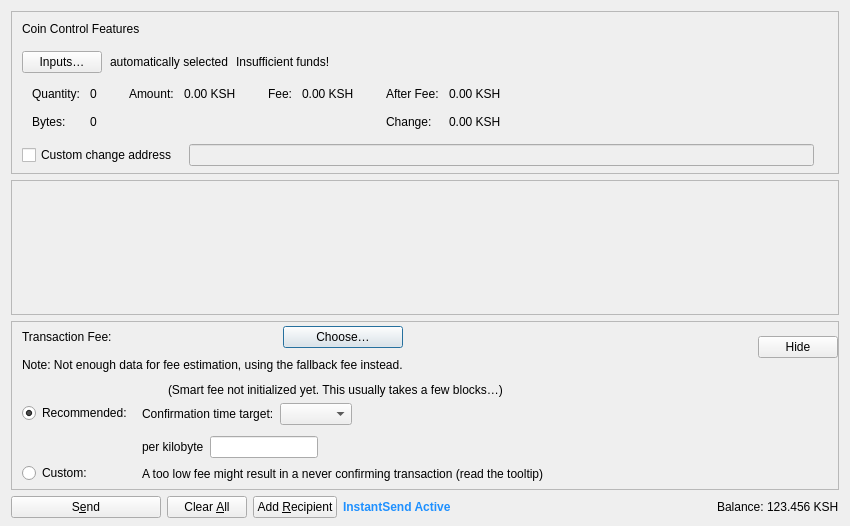
<?xml version="1.0" encoding="UTF-8"?>
<ui version="4.0">
 <class>SendCoinsDialog</class>
 <widget class="QDialog" name="SendCoinsDialog">
  <property name="geometry">
   <rect>
    <x>0</x>
    <y>0</y>
    <width>850</width>
    <height>526</height>
   </rect>
  </property>
  <property name="windowTitle">
   <string>Send Coins</string>
  </property>
  <layout class="QVBoxLayout" name="verticalLayout" stretch="0,1,0,0">
   <property name="bottomMargin">
    <number>8</number>
   </property>
   <item>
    <widget class="QFrame" name="frameCoinControl">
     <property name="sizePolicy">
      <sizepolicy hsizetype="Expanding" vsizetype="Expanding">
       <horstretch>0</horstretch>
       <verstretch>0</verstretch>
      </sizepolicy>
     </property>
     <property name="maximumSize">
      <size>
       <width>16777215</width>
       <height>16777215</height>
      </size>
     </property>
     <property name="frameShape">
      <enum>QFrame::StyledPanel</enum>
     </property>
     <property name="frameShadow">
      <enum>QFrame::Sunken</enum>
     </property>
     <layout class="QVBoxLayout" name="verticalLayoutCoinControl2">
      <property name="spacing">
       <number>0</number>
      </property>
      <property name="leftMargin">
       <number>0</number>
      </property>
      <property name="topMargin">
       <number>0</number>
      </property>
      <property name="rightMargin">
       <number>0</number>
      </property>
      <property name="bottomMargin">
       <number>6</number>
      </property>
      <item>
       <layout class="QVBoxLayout" name="verticalLayoutCoinControl" stretch="0,0,0,0,1">
        <property name="spacing">
         <number>0</number>
        </property>
        <property name="leftMargin">
         <number>10</number>
        </property>
        <property name="topMargin">
         <number>10</number>
        </property>
        <item>
         <layout class="QHBoxLayout" name="horizontalLayoutCoinControl1">
          <property name="bottomMargin">
           <number>15</number>
          </property>
          <item>
           <widget class="QLabel" name="labelCoinControlFeatures">
            <property name="sizePolicy">
             <sizepolicy hsizetype="Preferred" vsizetype="Maximum">
              <horstretch>0</horstretch>
              <verstretch>0</verstretch>
             </sizepolicy>
            </property>
            <property name="text">
             <string>Coin Control Features</string>
            </property>
           </widget>
          </item>
         </layout>
        </item>
        <item>
         <layout class="QHBoxLayout" name="horizontalLayoutCoinControl2" stretch="0,0,0,0">
          <property name="spacing">
           <number>8</number>
          </property>
          <property name="bottomMargin">
           <number>10</number>
          </property>
          <item>
           <widget class="QPushButton" name="pushButtonCoinControl">
            <property name="styleSheet">
             <string notr="true"/>
            </property>
            <property name="text">
             <string>Inputs…</string>
            </property>
            <property name="autoDefault">
             <bool>false</bool>
            </property>
           </widget>
          </item>
          <item>
           <widget class="QLabel" name="labelCoinControlAutomaticallySelected">
            <property name="text">
             <string>automatically selected</string>
            </property>
            <property name="margin">
             <number>5</number>
            </property>
           </widget>
          </item>
          <item>
           <widget class="QLabel" name="labelCoinControlInsuffFunds">
            <property name="text">
             <string>Insufficient funds!</string>
            </property>
            <property name="margin">
             <number>5</number>
            </property>
           </widget>
          </item>
          <item>
           <spacer name="horizontalSpacerCoinControl">
            <property name="orientation">
             <enum>Qt::Horizontal</enum>
            </property>
            <property name="sizeHint" stdset="0">
             <size>
              <width>40</width>
              <height>1</height>
             </size>
            </property>
           </spacer>
          </item>
         </layout>
        </item>
        <item>
         <widget class="QWidget" name="widgetCoinControl" native="true">
          <property name="sizePolicy">
           <sizepolicy hsizetype="Preferred" vsizetype="Preferred">
            <horstretch>0</horstretch>
            <verstretch>0</verstretch>
           </sizepolicy>
          </property>
          <property name="minimumSize">
           <size>
            <width>0</width>
            <height>0</height>
           </size>
          </property>
          <property name="styleSheet">
           <string notr="true"/>
          </property>
          <layout class="QHBoxLayout" name="horizontalLayoutCoinControl5">
           <property name="leftMargin">
            <number>0</number>
           </property>
           <property name="topMargin">
            <number>0</number>
           </property>
           <property name="rightMargin">
            <number>0</number>
           </property>
           <property name="bottomMargin">
            <number>0</number>
           </property>
           <item>
            <layout class="QHBoxLayout" name="horizontalLayoutCoinControl3" stretch="0,0,0,1">
             <property name="spacing">
              <number>20</number>
             </property>
             <property name="topMargin">
              <number>0</number>
             </property>
             <property name="bottomMargin">
              <number>10</number>
             </property>
             <item>
              <layout class="QFormLayout" name="formLayoutCoinControl1">
               <property name="labelAlignment">
                <set>Qt::AlignLeft|Qt::AlignVCenter</set>
               </property>
               <property name="horizontalSpacing">
                <number>10</number>
               </property>
               <property name="verticalSpacing">
                <number>14</number>
               </property>
               <property name="leftMargin">
                <number>10</number>
               </property>
               <property name="topMargin">
                <number>4</number>
               </property>
               <property name="rightMargin">
                <number>6</number>
               </property>
               <item row="0" column="0">
                <widget class="QLabel" name="labelCoinControlQuantityText">
                 <property name="text">
                  <string>Quantity:</string>
                 </property>
                 <property name="margin">
                  <number>0</number>
                 </property>
                </widget>
               </item>
               <item row="0" column="1">
                <widget class="QLabel" name="labelCoinControlQuantity">
                 <property name="cursor">
                  <cursorShape>IBeamCursor</cursorShape>
                 </property>
                 <property name="contextMenuPolicy">
                  <enum>Qt::ActionsContextMenu</enum>
                 </property>
                 <property name="text">
                  <string notr="true">0</string>
                 </property>
                 <property name="margin">
                  <number>0</number>
                 </property>
                 <property name="textInteractionFlags">
                  <set>Qt::LinksAccessibleByMouse|Qt::TextSelectableByKeyboard|Qt::TextSelectableByMouse</set>
                 </property>
                </widget>
               </item>
               <item row="1" column="0">
                <widget class="QLabel" name="labelCoinControlBytesText">
                 <property name="text">
                  <string>Bytes:</string>
                 </property>
                </widget>
               </item>
               <item row="1" column="1">
                <widget class="QLabel" name="labelCoinControlBytes">
                 <property name="cursor">
                  <cursorShape>IBeamCursor</cursorShape>
                 </property>
                 <property name="contextMenuPolicy">
                  <enum>Qt::ActionsContextMenu</enum>
                 </property>
                 <property name="text">
                  <string notr="true">0</string>
                 </property>
                 <property name="textInteractionFlags">
                  <set>Qt::LinksAccessibleByMouse|Qt::TextSelectableByKeyboard|Qt::TextSelectableByMouse</set>
                 </property>
                </widget>
               </item>
              </layout>
             </item>
             <item>
              <layout class="QFormLayout" name="formLayoutCoinControl2">
               <property name="horizontalSpacing">
                <number>10</number>
               </property>
               <property name="verticalSpacing">
                <number>14</number>
               </property>
               <property name="leftMargin">
                <number>6</number>
               </property>
               <property name="topMargin">
                <number>4</number>
               </property>
               <property name="rightMargin">
                <number>6</number>
               </property>
               <item row="0" column="0">
                <widget class="QLabel" name="labelCoinControlAmountText">
                 <property name="text">
                  <string>Amount:</string>
                 </property>
                 <property name="margin">
                  <number>0</number>
                 </property>
                </widget>
               </item>
               <item row="0" column="1">
                <widget class="QLabel" name="labelCoinControlAmount">
                 <property name="cursor">
                  <cursorShape>IBeamCursor</cursorShape>
                 </property>
                 <property name="contextMenuPolicy">
                  <enum>Qt::ActionsContextMenu</enum>
                 </property>
                 <property name="text">
                  <string notr="true">0.00 KSH</string>
                 </property>
                 <property name="textInteractionFlags">
                  <set>Qt::LinksAccessibleByMouse|Qt::TextSelectableByKeyboard|Qt::TextSelectableByMouse</set>
                 </property>
                </widget>
               </item>
              </layout>
             </item>
             <item>
              <layout class="QFormLayout" name="formLayoutCoinControl3">
               <property name="horizontalSpacing">
                <number>10</number>
               </property>
               <property name="verticalSpacing">
                <number>14</number>
               </property>
               <property name="leftMargin">
                <number>6</number>
               </property>
               <property name="topMargin">
                <number>4</number>
               </property>
               <property name="rightMargin">
                <number>6</number>
               </property>
               <item row="0" column="0">
                <widget class="QLabel" name="labelCoinControlFeeText">
                 <property name="text">
                  <string>Fee:</string>
                 </property>
                 <property name="margin">
                  <number>0</number>
                 </property>
                </widget>
               </item>
               <item row="0" column="1">
                <widget class="QLabel" name="labelCoinControlFee">
                 <property name="cursor">
                  <cursorShape>IBeamCursor</cursorShape>
                 </property>
                 <property name="contextMenuPolicy">
                  <enum>Qt::ActionsContextMenu</enum>
                 </property>
                 <property name="text">
                  <string notr="true">0.00 KSH</string>
                 </property>
                 <property name="textInteractionFlags">
                  <set>Qt::LinksAccessibleByMouse|Qt::TextSelectableByKeyboard|Qt::TextSelectableByMouse</set>
                 </property>
                </widget>
               </item>
              </layout>
             </item>
             <item>
              <layout class="QFormLayout" name="formLayoutCoinControl4">
               <property name="labelAlignment">
                <set>Qt::AlignLeft|Qt::AlignVCenter</set>
               </property>
               <property name="horizontalSpacing">
                <number>10</number>
               </property>
               <property name="verticalSpacing">
                <number>14</number>
               </property>
               <property name="leftMargin">
                <number>6</number>
               </property>
               <property name="topMargin">
                <number>4</number>
               </property>
               <property name="rightMargin">
                <number>6</number>
               </property>
               <item row="0" column="0">
                <widget class="QLabel" name="labelCoinControlAfterFeeText">
                 <property name="text">
                  <string>After Fee:</string>
                 </property>
                 <property name="margin">
                  <number>0</number>
                 </property>
                </widget>
               </item>
               <item row="0" column="1">
                <widget class="QLabel" name="labelCoinControlAfterFee">
                 <property name="cursor">
                  <cursorShape>IBeamCursor</cursorShape>
                 </property>
                 <property name="contextMenuPolicy">
                  <enum>Qt::ActionsContextMenu</enum>
                 </property>
                 <property name="text">
                  <string notr="true">0.00 KSH</string>
                 </property>
                 <property name="textInteractionFlags">
                  <set>Qt::LinksAccessibleByMouse|Qt::TextSelectableByKeyboard|Qt::TextSelectableByMouse</set>
                 </property>
                </widget>
               </item>
               <item row="1" column="0">
                <widget class="QLabel" name="labelCoinControlChangeText">
                 <property name="text">
                  <string>Change:</string>
                 </property>
                </widget>
               </item>
               <item row="1" column="1">
                <widget class="QLabel" name="labelCoinControlChange">
                 <property name="cursor">
                  <cursorShape>IBeamCursor</cursorShape>
                 </property>
                 <property name="contextMenuPolicy">
                  <enum>Qt::ActionsContextMenu</enum>
                 </property>
                 <property name="text">
                  <string notr="true">0.00 KSH</string>
                 </property>
                 <property name="textInteractionFlags">
                  <set>Qt::LinksAccessibleByMouse|Qt::TextSelectableByKeyboard|Qt::TextSelectableByMouse</set>
                 </property>
                </widget>
               </item>
              </layout>
             </item>
            </layout>
           </item>
          </layout>
         </widget>
        </item>
        <item>
         <layout class="QHBoxLayout" name="horizontalLayoutCoinControl4" stretch="0,0,0">
          <property name="spacing">
           <number>12</number>
          </property>
          <property name="sizeConstraint">
           <enum>QLayout::SetDefaultConstraint</enum>
          </property>
          <property name="topMargin">
           <number>5</number>
          </property>
          <property name="rightMargin">
           <number>5</number>
          </property>
          <item>
           <widget class="QCheckBox" name="checkBoxCoinControlChange">
            <property name="toolTip">
             <string>If this is activated, but the change address is empty or invalid, change will be sent to a newly generated address.</string>
            </property>
            <property name="text">
             <string>Custom change address</string>
            </property>
           </widget>
          </item>
          <item>
           <widget class="QValidatedLineEdit" name="lineEditCoinControlChange">
            <property name="enabled">
             <bool>false</bool>
            </property>
            <property name="sizePolicy">
             <sizepolicy hsizetype="Expanding" vsizetype="Fixed">
              <horstretch>0</horstretch>
              <verstretch>0</verstretch>
             </sizepolicy>
            </property>
           </widget>
          </item>
          <item>
           <widget class="QLabel" name="labelCoinControlChangeLabel">
            <property name="sizePolicy">
             <sizepolicy hsizetype="Preferred" vsizetype="Expanding">
              <horstretch>0</horstretch>
              <verstretch>0</verstretch>
             </sizepolicy>
            </property>
            <property name="minimumSize">
             <size>
              <width>0</width>
              <height>0</height>
             </size>
            </property>
            <property name="text">
             <string/>
            </property>
            <property name="margin">
             <number>3</number>
            </property>
           </widget>
          </item>
         </layout>
        </item>
        <item>
         <spacer name="verticalSpacerCoinControl">
          <property name="orientation">
           <enum>Qt::Vertical</enum>
          </property>
          <property name="sizeHint" stdset="0">
           <size>
            <width>800</width>
            <height>1</height>
           </size>
          </property>
         </spacer>
        </item>
       </layout>
      </item>
     </layout>
    </widget>
   </item>
   <item>
    <widget class="QScrollArea" name="scrollArea">
     <property name="widgetResizable">
      <bool>true</bool>
     </property>
     <widget class="QWidget" name="scrollAreaWidgetContents">
      <property name="geometry">
       <rect>
        <x>0</x>
        <y>0</y>
        <width>830</width>
        <height>104</height>
       </rect>
      </property>
      <layout class="QVBoxLayout" name="verticalLayout_2" stretch="0,1">
       <property name="leftMargin">
        <number>0</number>
       </property>
       <property name="topMargin">
        <number>0</number>
       </property>
       <property name="rightMargin">
        <number>0</number>
       </property>
       <property name="bottomMargin">
        <number>0</number>
       </property>
       <item>
        <layout class="QVBoxLayout" name="entries">
         <property name="spacing">
          <number>6</number>
         </property>
        </layout>
       </item>
       <item>
        <spacer name="verticalSpacer">
         <property name="orientation">
          <enum>Qt::Vertical</enum>
         </property>
         <property name="sizeHint" stdset="0">
          <size>
           <width>20</width>
           <height>40</height>
          </size>
         </property>
        </spacer>
       </item>
      </layout>
     </widget>
    </widget>
   </item>
   <item>
    <widget class="QFrame" name="frameFee">
     <property name="sizePolicy">
      <sizepolicy hsizetype="Expanding" vsizetype="Expanding">
       <horstretch>0</horstretch>
       <verstretch>0</verstretch>
      </sizepolicy>
     </property>
     <property name="maximumSize">
      <size>
       <width>16777215</width>
       <height>16777215</height>
      </size>
     </property>
     <property name="frameShape">
      <enum>QFrame::StyledPanel</enum>
     </property>
     <property name="frameShadow">
      <enum>QFrame::Sunken</enum>
     </property>
     <layout class="QVBoxLayout" name="verticalLayoutFee1">
      <property name="spacing">
       <number>0</number>
      </property>
      <property name="leftMargin">
       <number>0</number>
      </property>
      <property name="topMargin">
       <number>0</number>
      </property>
      <property name="rightMargin">
       <number>0</number>
      </property>
      <property name="bottomMargin">
       <number>0</number>
      </property>
      <item>
       <layout class="QVBoxLayout" name="verticalLayoutFee2" stretch="0,0,0">
        <property name="spacing">
         <number>0</number>
        </property>
        <property name="leftMargin">
         <number>10</number>
        </property>
        <property name="topMargin">
         <number>0</number>
        </property>
        <item>
         <layout class="QHBoxLayout" name="horizontalLayoutFee1">
          <property name="bottomMargin">
           <number>0</number>
          </property>
          <item>
           <layout class="QVBoxLayout" name="verticalLayoutFee7">
            <property name="spacing">
             <number>0</number>
            </property>
            <item>
             <spacer name="verticalSpacerSmartFee">
              <property name="orientation">
               <enum>Qt::Vertical</enum>
              </property>
              <property name="sizeType">
               <enum>QSizePolicy::Fixed</enum>
              </property>
              <property name="sizeHint" stdset="0">
               <size>
                <width>1</width>
                <height>4</height>
               </size>
              </property>
             </spacer>
            </item>
            <item>
             <layout class="QHBoxLayout" name="horizontalLayoutSmartFee">
              <property name="spacing">
               <number>10</number>
              </property>
              <item>
               <widget class="QLabel" name="labelFeeHeadline">
                <property name="sizePolicy">
                 <sizepolicy hsizetype="Preferred" vsizetype="Maximum">
                  <horstretch>0</horstretch>
                  <verstretch>0</verstretch>
                 </sizepolicy>
                </property>
                <property name="text">
                 <string>Transaction Fee:</string>
                </property>
               </widget>
              </item>
              <item>
               <widget class="QLabel" name="labelFeeMinimized">
                <property name="text">
                 <string/>
                </property>
               </widget>
              </item>
              <item>
               <widget class="QPushButton" name="buttonChooseFee">
                <property name="text">
                 <string>Choose…</string>
                </property>
               </widget>
              </item>
             </layout>
            </item>
            <item>
             <spacer name="verticalSpacer_7">
              <property name="orientation">
               <enum>Qt::Vertical</enum>
              </property>
              <property name="sizeHint" stdset="0">
               <size>
                <width>1</width>
                <height>10</height>
               </size>
              </property>
             </spacer>
            </item>
            <item>
             <widget class="QLabel" name="fallbackFeeWarningLabel">
              <property name="toolTip">
               <string>Using the fallbackfee can result in sending a transaction that will take several hours or days (or never) to confirm. Consider choosing your fee manually or wait until you have validated the complete chain.</string>
              </property>
              <property name="text">
               <string>Note: Not enough data for fee estimation, using the fallback fee instead.</string>
              </property>
              <property name="wordWrap">
               <bool>false</bool>
              </property>
             </widget>
            </item>
            <item>
             <spacer name="verticalSpacer_5">
              <property name="orientation">
               <enum>Qt::Vertical</enum>
              </property>
              <property name="sizeHint" stdset="0">
               <size>
                <width>1</width>
                <height>1</height>
               </size>
              </property>
             </spacer>
            </item>
           </layout>
          </item>
          <item>
           <spacer name="horizontalSpacer_4">
            <property name="orientation">
             <enum>Qt::Horizontal</enum>
            </property>
            <property name="sizeHint" stdset="0">
             <size>
              <width>1</width>
              <height>1</height>
             </size>
            </property>
           </spacer>
          </item>
          <item>
           <widget class="QPushButton" name="buttonMinimizeFee">
            <property name="toolTip">
             <string>Hide transaction fee settings</string>
            </property>
            <property name="text">
             <string>Hide</string>
            </property>
           </widget>
          </item>
         </layout>
        </item>
        <item>
         <widget class="QFrame" name="frameFeeSelection">
          <layout class="QVBoxLayout" name="verticalLayoutFee12">
           <property name="spacing">
            <number>0</number>
           </property>
           <property name="leftMargin">
            <number>0</number>
           </property>
           <property name="topMargin">
            <number>0</number>
           </property>
           <property name="rightMargin">
            <number>0</number>
           </property>
           <property name="bottomMargin">
            <number>0</number>
           </property>
           <item>
            <layout class="QGridLayout" name="gridLayoutFee">
             <property name="topMargin">
              <number>10</number>
             </property>
             <property name="bottomMargin">
              <number>4</number>
             </property>
             <property name="horizontalSpacing">
              <number>10</number>
             </property>
             <property name="verticalSpacing">
              <number>4</number>
             </property>
             <item row="1" column="1">
              <layout class="QVBoxLayout" name="verticalLayoutFee8">
               <property name="spacing">
                <number>6</number>
               </property>
               <property name="topMargin">
                <number>3</number>
               </property>
               <item>
                <layout class="QHBoxLayout" name="horizontalLayoutFee13" stretch="0,0,1">
                 <item>
                  <widget class="QLabel" name="labelCustomPerKilobyte">
                   <property name="toolTip">
                    <string>If the custom fee is set to 1000 duffs and the transaction is only 250 bytes, then &quot;per kilobyte&quot; only pays 250 duffs in fee,&lt;br /&gt;while &quot;at least&quot; pays 1000 duffs. For transactions bigger than a kilobyte both pay by kilobyte.</string>
                   </property>
                   <property name="text">
                    <string>per kilobyte</string>
                   </property>
                  </widget>
                 </item>
                 <item>
                  <widget class="BitcoinAmountField" name="customFee"/>
                 </item>
                 <item>
                  <spacer name="horizontalSpacer_6">
                   <property name="orientation">
                    <enum>Qt::Horizontal</enum>
                   </property>
                   <property name="sizeHint" stdset="0">
                    <size>
                     <width>1</width>
                     <height>1</height>
                    </size>
                   </property>
                  </spacer>
                 </item>
                </layout>
               </item>
               <item>
                <layout class="QHBoxLayout" name="horizontalLayoutFee8">
                 <item>
                  <widget class="QLabel" name="labelCustomFeeWarning">
                   <property name="enabled">
                    <bool>true</bool>
                   </property>
                   <property name="toolTip">
                    <string>When there is less transaction volume than space in the blocks, miners as well as relaying nodes may enforce a minimum fee. Paying only this minimum fee is just fine, but be aware that this can result in a never confirming transaction once there is more demand for korsh transactions than the network can process.</string>
                   </property>
                   <property name="text">
                    <string>A too low fee might result in a never confirming transaction (read the tooltip)</string>
                   </property>
                  </widget>
                 </item>
                 <item>
                  <spacer name="horizontalSpacer_2">
                   <property name="orientation">
                    <enum>Qt::Horizontal</enum>
                   </property>
                   <property name="sizeHint" stdset="0">
                    <size>
                     <width>1</width>
                     <height>1</height>
                    </size>
                   </property>
                  </spacer>
                 </item>
                </layout>
               </item>
              </layout>
             </item>
             <item row="0" column="0">
              <layout class="QVBoxLayout" name="verticalLayoutFee4" stretch="0,1">
               <property name="topMargin">
                <number>20</number>
               </property>
               <property name="bottomMargin">
                <number>3</number>
               </property>
               <item>
                <widget class="QRadioButton" name="radioSmartFee">
                 <property name="text">
                  <string>Recommended:</string>
                 </property>
                 <property name="checked">
                  <bool>true</bool>
                 </property>
                 <attribute name="buttonGroup">
                  <string notr="true">groupFee</string>
                 </attribute>
                </widget>
               </item>
               <item>
                <spacer name="verticalSpacer_2">
                 <property name="orientation">
                  <enum>Qt::Vertical</enum>
                 </property>
                 <property name="sizeHint" stdset="0">
                  <size>
                   <width>1</width>
                   <height>1</height>
                  </size>
                 </property>
                </spacer>
               </item>
              </layout>
             </item>
             <item row="1" column="0">
              <layout class="QVBoxLayout" name="verticalLayoutFee9" stretch="0,1">
               <property name="topMargin">
                <number>30</number>
               </property>
               <item>
                <widget class="QRadioButton" name="radioCustomFee">
                 <property name="text">
                  <string>Custom:</string>
                 </property>
                 <attribute name="buttonGroup">
                  <string notr="true">groupFee</string>
                 </attribute>
                </widget>
               </item>
               <item>
                <spacer name="verticalSpacer_6">
                 <property name="orientation">
                  <enum>Qt::Vertical</enum>
                 </property>
                 <property name="sizeHint" stdset="0">
                  <size>
                   <width>1</width>
                   <height>1</height>
                  </size>
                 </property>
                </spacer>
               </item>
              </layout>
             </item>
             <item row="0" column="1">
              <layout class="QVBoxLayout" name="verticalLayoutFee3" stretch="0,0,1">
               <property name="spacing">
                <number>6</number>
               </property>
               <property name="topMargin">
                <number>0</number>
               </property>
               <property name="bottomMargin">
                <number>3</number>
               </property>
               <item>
                <layout class="QHBoxLayout" name="horizontalLayoutFee12">
                 <item>
                  <widget class="QLabel" name="labelSmartFee">
                   <property name="text">
                    <string/>
                   </property>
                  </widget>
                 </item>
                 <item>
                  <widget class="QLabel" name="labelFeeEstimation">
                   <property name="text">
                    <string/>
                   </property>
                  </widget>
                 </item>
                 <item>
                  <widget class="QLabel" name="labelSmartFee2">
                   <property name="text">
                    <string>(Smart fee not initialized yet. This usually takes a few blocks…)</string>
                   </property>
                  </widget>
                 </item>
                 <item>
                  <spacer name="horizontalSpacer_5">
                   <property name="orientation">
                    <enum>Qt::Horizontal</enum>
                   </property>
                   <property name="sizeHint" stdset="0">
                    <size>
                     <width>1</width>
                     <height>1</height>
                    </size>
                   </property>
                  </spacer>
                 </item>
                </layout>
               </item>
               <item>
                <layout class="QHBoxLayout" name="horizontalLayoutFee9">
                 <item>
                  <layout class="QVBoxLayout" name="verticalLayoutFee6">
                   <item>
                    <widget class="QLabel" name="labelSmartFee3">
                     <property name="text">
                      <string>Confirmation time target:</string>
                     </property>
                    </widget>
                   </item>
                  </layout>
                 </item>
                 <item>
                  <layout class="QVBoxLayout" name="verticalLayoutFee5">
                   <property name="rightMargin">
                    <number>30</number>
                   </property>
                   <item>
                    <layout class="QHBoxLayout" name="horizontalLayoutConfTarget">
                     <property name="bottomMargin">
                      <number>0</number>
                     </property>
                     <item>
                      <widget class="QComboBox" name="confTargetSelector"/>
                     </item>
                     <item>
                      <spacer name="horizontalSpacerConfTarget">
                       <property name="orientation">
                        <enum>Qt::Horizontal</enum>
                       </property>
                       <property name="sizeHint" stdset="0">
                        <size>
                         <width>40</width>
                         <height>20</height>
                        </size>
                       </property>
                      </spacer>
                     </item>
                    </layout>
                   </item>
                  </layout>
                 </item>
                </layout>
               </item>
               <item>
                <spacer name="verticalSpacer_4">
                 <property name="orientation">
                  <enum>Qt::Vertical</enum>
                 </property>
                 <property name="sizeHint" stdset="0">
                  <size>
                   <width>1</width>
                   <height>1</height>
                  </size>
                 </property>
                </spacer>
               </item>
              </layout>
             </item>
            </layout>
           </item>
          </layout>
         </widget>
        </item>
        <item>
         <spacer name="verticalSpacerFee">
          <property name="orientation">
           <enum>Qt::Vertical</enum>
          </property>
          <property name="sizeHint" stdset="0">
           <size>
            <width>800</width>
            <height>1</height>
           </size>
          </property>
         </spacer>
        </item>
       </layout>
      </item>
     </layout>
    </widget>
   </item>
   <item>
    <layout class="QHBoxLayout" name="horizontalLayout">
     <item>
      <widget class="QPushButton" name="sendButton">
       <property name="minimumSize">
        <size>
         <width>150</width>
         <height>0</height>
        </size>
       </property>
       <property name="toolTip">
        <string>Confirm the send action</string>
       </property>
       <property name="text">
        <string>S&amp;end</string>
       </property>
       <property name="autoDefault">
        <bool>false</bool>
       </property>
       <property name="default">
        <bool>false</bool>
       </property>
      </widget>
     </item>
     <item>
      <widget class="QPushButton" name="clearButton">
       <property name="sizePolicy">
        <sizepolicy hsizetype="Minimum" vsizetype="Fixed">
         <horstretch>0</horstretch>
         <verstretch>0</verstretch>
        </sizepolicy>
       </property>
       <property name="toolTip">
        <string>Clear all fields of the form.</string>
       </property>
       <property name="text">
        <string>Clear &amp;All</string>
       </property>
       <property name="autoDefault">
        <bool>false</bool>
       </property>
      </widget>
     </item>
     <item>
      <widget class="QPushButton" name="addButton">
       <property name="toolTip">
        <string>Send to multiple recipients at once</string>
       </property>
       <property name="text">
        <string>Add &amp;Recipient</string>
       </property>
       <property name="autoDefault">
        <bool>false</bool>
       </property>
      </widget>
     </item>
     <item>
      <widget class="QLabel" name="labelInstantSend">
       <property name="text">
        <string>InstantSend Active</string>
       </property>
       <property name="styleSheet">
        <string>color: #1E90FF; font-weight: bold;</string>
       </property>
       <property name="toolTip">
        <string>Transactions are automatically locked by InstantSend within seconds</string>
       </property>
      </widget>
     </item>
     <item>
      <spacer name="horizontalSpacer">
       <property name="orientation">
        <enum>Qt::Horizontal</enum>
       </property>
       <property name="sizeHint" stdset="0">
        <size>
         <width>40</width>
         <height>20</height>
        </size>
       </property>
      </spacer>
     </item>
     <item>
      <layout class="QHBoxLayout" name="horizontalLayout_2">
       <property name="spacing">
        <number>3</number>
       </property>
       <item>
        <widget class="QLabel" name="labelBalanceName">
         <property name="text">
          <string>Balance:</string>
         </property>
        </widget>
       </item>
       <item>
        <widget class="QLabel" name="labelBalance">
         <property name="sizePolicy">
          <sizepolicy hsizetype="Preferred" vsizetype="Preferred">
           <horstretch>0</horstretch>
           <verstretch>0</verstretch>
          </sizepolicy>
         </property>
         <property name="cursor">
          <cursorShape>IBeamCursor</cursorShape>
         </property>
         <property name="text">
          <string notr="true">123.456 KSH</string>
         </property>
         <property name="textInteractionFlags">
          <set>Qt::LinksAccessibleByMouse|Qt::TextSelectableByKeyboard|Qt::TextSelectableByMouse</set>
         </property>
        </widget>
       </item>
      </layout>
     </item>
    </layout>
   </item>
  </layout>
 </widget>
 <customwidgets>
  <customwidget>
   <class>QValidatedLineEdit</class>
   <extends>QLineEdit</extends>
   <header>qt/qvalidatedlineedit.h</header>
  </customwidget>
  <customwidget>
   <class>BitcoinAmountField</class>
   <extends>QLineEdit</extends>
   <header>qt/bitcoinamountfield.h</header>
   <container>1</container>
  </customwidget>
 </customwidgets>
 <resources>
  <include location="../korsh.qrc"/>
 </resources>
 <connections/>
 <buttongroups>
  <buttongroup name="groupFee"/>
 </buttongroups>
</ui>
